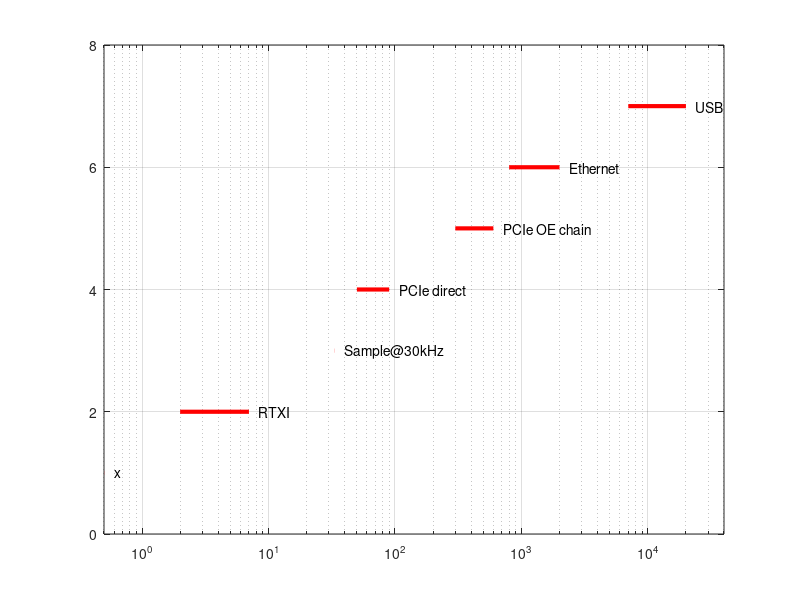

Here is the MATLAB script that generated this plot:

ranges=[0.5,0.501;2,7; 33,33.1; 50,90; 300,600; 800,2000; 7000,20000];
labels={'x','RTXI','Sample@30kHz', 'PCIe direct', 'PCIe OE chain', 'Ethernet', 'USB'};

clf;
semilogx(0,0);
hold on;
grid on;
for i=1:size(ranges,1)
    plot(ranges(i,:),[i i],'r','LineWidth',3);
    text(ranges(i,2).*1.2,i,labels{i});
end;
xlim([0 40000]);
ylim([0 i+1]);